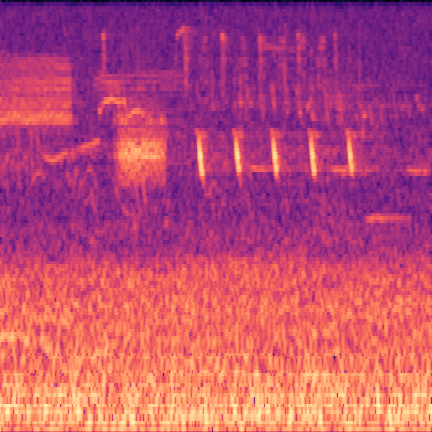
#> input picture Data/BI/123_BI.png, 432 x 432 px, found by its file name; its folder holds only this picture in this run
$ jupyter execute --allow-errors 1_Data_augmentation_for_spectrograms.ipynb
#> lines starting #> are read from the running program, lines starting #| are printed output that depends on the picture
# 📚 Libraries

[cell 1]
import os
import random
import shutil
import cv2
import numpy as np
import matplotlib.pyplot as plt
from scipy.ndimage import gaussian_filter, map_coordinates

# 🔁 Classic Image Augmentation Functions

[cell 2]
def apply_rotation(img):
    """Apply random rotation to image."""
    rows, cols = img.shape[:2]
    angle = random.uniform(-30, 30)
    M = cv2.getRotationMatrix2D((cols/2, rows/2), angle, 1)
    return cv2.warpAffine(img, M, (cols, rows), borderMode=cv2.BORDER_REFLECT)

def apply_zoom(img):
    """Apply random zoom in/out to image."""
    rows, cols = img.shape[:2]
    zoom_factor = random.uniform(0.8, 1.2)
    resized = cv2.resize(img, None, fx=zoom_factor, fy=zoom_factor)
    r_rows, r_cols = resized.shape[:2]

    if r_rows > rows or r_cols > cols:
        start_row = (r_rows - rows) // 2
        start_col = (r_cols - cols) // 2
        return resized[start_row:start_row+rows, start_col:start_col+cols]
    else:
        pad_row = (rows - r_rows) // 2
        pad_col = (cols - r_cols) // 2
        return cv2.copyMakeBorder(resized, pad_row, rows - r_rows - pad_row,
                                  pad_col, cols - r_cols - pad_col,
                                  borderType=cv2.BORDER_REFLECT)

def apply_translation(img):
    """Apply random translation to image."""
    rows, cols = img.shape[:2]
    dx = random.randint(-int(0.1 * cols), int(0.1 * cols))
    dy = random.randint(-int(0.1 * rows), int(0.1 * rows))
    M = np.float32([[1, 0, dx], [0, 1, dy]])
    return cv2.warpAffine(img, M, (cols, rows), borderMode=cv2.BORDER_REFLECT)

def apply_flip(img):
    """Apply horizontal flip."""
    return cv2.flip(img, 1)

# 🔊 Spectrogram-Specific Augmentation Functions

[cell 3]
def apply_spectrogram_random_shifts(img):
    """Random pitch and time shift."""
    max_shift = img.shape[1] // 10
    dx = random.randint(-max_shift, max_shift)
    dy = random.randint(-max_shift, max_shift)
    M = np.float32([[1, 0, dx], [0, 1, dy]])
    return cv2.warpAffine(img, M, (img.shape[1], img.shape[0]), borderMode=cv2.BORDER_REFLECT)

def apply_vtln(img):
    """Simulate Vocal Tract Length Normalization (VTLN) by stretching vertically."""
    scale = random.uniform(0.9, 1.1)
    new_rows = int(img.shape[0] * scale)
    vtln_img = cv2.resize(img, (img.shape[1], new_rows), interpolation=cv2.INTER_LINEAR)
    return cv2.resize(vtln_img, (img.shape[1], img.shape[0]), interpolation=cv2.INTER_LINEAR)

def apply_noise_s(img, noise_percent=0.1, variance=0.1):
    """Add random noise to a portion of the spectrogram pixels."""
    img_noisy = img.copy().astype(np.float32)
    mask = np.random.rand(*img.shape) < noise_percent
    noise = np.random.normal(1.0, variance, img.shape)
    img_noisy[mask] *= noise[mask]
    return np.clip(img_noisy, 0, 255).astype(np.uint8)

# 🧰 List of All Augmentation Functions

[cell 4]
augmentation_functions = [
    apply_rotation,
    apply_zoom,
    apply_translation,
    apply_flip,
    apply_spectrogram_random_shifts,
    apply_vtln,
    apply_noise_s
]

# 🗂️ Parameters and Directory Setup

[cell 5]
source_dir = r"C:\Users\cadur\Downloads\Urbansonic\ESC_50\0_Mels_Gen\DATA\ESC_50_Mel"
output_dir = r"C:\Users\cadur\Downloads\Urbansonic\ESC_50\0_Mels_Gen\DATA\Data_Augmentacion"

# Desired number of images per class
target_counts = {
    "BI": 1296,
    "EM": 800,
    "S": 1200,
    "TM": 1473,
    "VM": 1426
}

#> (the rest of this cell did not finish here and is left out)

# 🔄 Data Augmentation Pipeline

[cell 6]
for class_name, target_count in target_counts.items():
    print(f"\nProcessing class '{class_name}'...")
    class_src = os.path.join(source_dir, class_name)
    class_dst = os.path.join(output_dir, class_name)
    os.makedirs(class_dst, exist_ok=True)

    images = [f for f in os.listdir(class_src) if f.lower().endswith(('.png', '.jpg', '.jpeg'))]
    images = sorted(images)
    count = 0

    # Copy original images
    for img_file in images:
        if count >= target_count:
            break
        shutil.copy2(os.path.join(class_src, img_file), os.path.join(class_dst, img_file))
        count += 1

    print(f"Original images copied: {count}")

    if count >= target_count:
        print(f"Class '{class_name}' already meets the target. No augmentation applied.")
        continue

    # Apply augmentations to reach target
    aug_index = 0
    while count < target_count:
        img_filename = random.choice(images)
        img_path = os.path.join(class_src, img_filename)
        img = cv2.imread(img_path)
#> img is the input picture: shape (432, 432, 3); mean B, G, R 115.5, 76.9, 188.9
        if img is None:
            print(f"Error reading image {img_path}. Skipping.")
            continue

        func = augmentation_functions[aug_index % len(augmentation_functions)]
        img_aug = func(img)
#> in apply_rotation, `return cv2.warpAffine(img, M, (cols, rows), borderMode=cv2.BORDER_REFL..`:
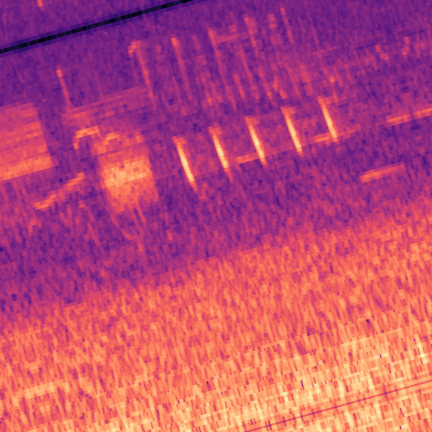
#> returned value: shape (432, 432, 3); mean of channels 0, 1, 2 115.6, 75.8, 188; drawn as B, G, R

        new_filename = f"aug_{count}_{img_filename}"
        new_filepath = os.path.join(class_dst, new_filename)
        ext = os.path.splitext(new_filename)[1].lower()

        if ext in ['.jpg', '.jpeg']:
            cv2.imwrite(new_filepath, img_aug, [int(cv2.IMWRITE_JPEG_QUALITY), 95])
        elif ext == '.png':
            cv2.imwrite(new_filepath, img_aug, [int(cv2.IMWRITE_PNG_COMPRESSION), 3])
        else:
            cv2.imwrite(new_filepath, img_aug)

        count += 1
        aug_index += 1

        if count % 50 == 0:
            print(f"{count} images generated for class '{class_name}'...")

    print(f"Finished class '{class_name}': {count} total images.")

print("\n✅ Data augmentation process completed.")
